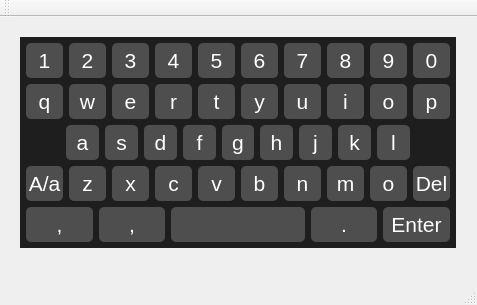
<?xml version="1.0" encoding="UTF-8"?>
<ui version="4.0">
 <class>mykeyboard</class>
 <widget class="QMainWindow" name="mykeyboard">
  <property name="geometry">
   <rect>
    <x>0</x>
    <y>0</y>
    <width>477</width>
    <height>305</height>
   </rect>
  </property>
  <property name="windowTitle">
   <string>mykeyboard</string>
  </property>
  <widget class="QWidget" name="centralWidget">
   <widget class="QWidget" name="widget" native="true">
    <property name="geometry">
     <rect>
      <x>20</x>
      <y>20</y>
      <width>436</width>
      <height>211</height>
     </rect>
    </property>
    <property name="styleSheet">
     <string notr="true">QWidget{
	background-color: rgb(30, 30, 30);
}

QPushButton{
border:1px;
background-color: rgb(78, 78, 78);
font:16pt;
color:#ffffff;
border-radius:5px;
}

QPushButton:hover{
border:1px;
background-color: rgb(100, 78, 0);
color:#ffffff;
border-radius:5px;
}

QPushButton:pressed{
border:1px;
background-color: rgb(100, 78, 0);
color:red;
border-radius:5px;
}</string>
    </property>
    <layout class="QVBoxLayout" name="verticalLayout">
     <property name="spacing">
      <number>6</number>
     </property>
     <property name="leftMargin">
      <number>6</number>
     </property>
     <property name="topMargin">
      <number>6</number>
     </property>
     <property name="rightMargin">
      <number>6</number>
     </property>
     <property name="bottomMargin">
      <number>6</number>
     </property>
     <item>
      <layout class="QHBoxLayout" name="horizontalLayout">
       <item>
        <widget class="KeyButton" name="pushButton">
         <property name="sizePolicy">
          <sizepolicy hsizetype="Expanding" vsizetype="Minimum">
           <horstretch>0</horstretch>
           <verstretch>0</verstretch>
          </sizepolicy>
         </property>
         <property name="focusPolicy">
          <enum>Qt::NoFocus</enum>
         </property>
         <property name="text">
          <string>1</string>
         </property>
        </widget>
       </item>
       <item>
        <widget class="KeyButton" name="pushButton_2">
         <property name="sizePolicy">
          <sizepolicy hsizetype="Expanding" vsizetype="Minimum">
           <horstretch>0</horstretch>
           <verstretch>0</verstretch>
          </sizepolicy>
         </property>
         <property name="focusPolicy">
          <enum>Qt::NoFocus</enum>
         </property>
         <property name="text">
          <string>2</string>
         </property>
        </widget>
       </item>
       <item>
        <widget class="KeyButton" name="pushButton_8">
         <property name="sizePolicy">
          <sizepolicy hsizetype="Expanding" vsizetype="Minimum">
           <horstretch>0</horstretch>
           <verstretch>0</verstretch>
          </sizepolicy>
         </property>
         <property name="focusPolicy">
          <enum>Qt::NoFocus</enum>
         </property>
         <property name="text">
          <string>3</string>
         </property>
        </widget>
       </item>
       <item>
        <widget class="KeyButton" name="pushButton_3">
         <property name="sizePolicy">
          <sizepolicy hsizetype="Expanding" vsizetype="Minimum">
           <horstretch>0</horstretch>
           <verstretch>0</verstretch>
          </sizepolicy>
         </property>
         <property name="focusPolicy">
          <enum>Qt::NoFocus</enum>
         </property>
         <property name="text">
          <string>4</string>
         </property>
        </widget>
       </item>
       <item>
        <widget class="KeyButton" name="pushButton_9">
         <property name="sizePolicy">
          <sizepolicy hsizetype="Expanding" vsizetype="Minimum">
           <horstretch>0</horstretch>
           <verstretch>0</verstretch>
          </sizepolicy>
         </property>
         <property name="focusPolicy">
          <enum>Qt::NoFocus</enum>
         </property>
         <property name="text">
          <string>5</string>
         </property>
        </widget>
       </item>
       <item>
        <widget class="KeyButton" name="pushButton_4">
         <property name="sizePolicy">
          <sizepolicy hsizetype="Expanding" vsizetype="Minimum">
           <horstretch>0</horstretch>
           <verstretch>0</verstretch>
          </sizepolicy>
         </property>
         <property name="focusPolicy">
          <enum>Qt::NoFocus</enum>
         </property>
         <property name="text">
          <string>6</string>
         </property>
        </widget>
       </item>
       <item>
        <widget class="KeyButton" name="pushButton_10">
         <property name="sizePolicy">
          <sizepolicy hsizetype="Expanding" vsizetype="Minimum">
           <horstretch>0</horstretch>
           <verstretch>0</verstretch>
          </sizepolicy>
         </property>
         <property name="focusPolicy">
          <enum>Qt::NoFocus</enum>
         </property>
         <property name="text">
          <string>7</string>
         </property>
        </widget>
       </item>
       <item>
        <widget class="KeyButton" name="pushButton_5">
         <property name="sizePolicy">
          <sizepolicy hsizetype="Expanding" vsizetype="Minimum">
           <horstretch>0</horstretch>
           <verstretch>0</verstretch>
          </sizepolicy>
         </property>
         <property name="focusPolicy">
          <enum>Qt::NoFocus</enum>
         </property>
         <property name="text">
          <string>8</string>
         </property>
        </widget>
       </item>
       <item>
        <widget class="KeyButton" name="pushButton_6">
         <property name="sizePolicy">
          <sizepolicy hsizetype="Expanding" vsizetype="Minimum">
           <horstretch>0</horstretch>
           <verstretch>0</verstretch>
          </sizepolicy>
         </property>
         <property name="focusPolicy">
          <enum>Qt::NoFocus</enum>
         </property>
         <property name="text">
          <string>9</string>
         </property>
        </widget>
       </item>
       <item>
        <widget class="KeyButton" name="pushButton_7">
         <property name="sizePolicy">
          <sizepolicy hsizetype="Expanding" vsizetype="Minimum">
           <horstretch>0</horstretch>
           <verstretch>0</verstretch>
          </sizepolicy>
         </property>
         <property name="focusPolicy">
          <enum>Qt::NoFocus</enum>
         </property>
         <property name="text">
          <string>0</string>
         </property>
        </widget>
       </item>
      </layout>
     </item>
     <item>
      <layout class="QHBoxLayout" name="horizontalLayout_2">
       <item>
        <widget class="KeyButton" name="pushButton_11">
         <property name="sizePolicy">
          <sizepolicy hsizetype="Expanding" vsizetype="Minimum">
           <horstretch>0</horstretch>
           <verstretch>0</verstretch>
          </sizepolicy>
         </property>
         <property name="focusPolicy">
          <enum>Qt::NoFocus</enum>
         </property>
         <property name="text">
          <string>q</string>
         </property>
        </widget>
       </item>
       <item>
        <widget class="KeyButton" name="pushButton_12">
         <property name="sizePolicy">
          <sizepolicy hsizetype="Expanding" vsizetype="Minimum">
           <horstretch>0</horstretch>
           <verstretch>0</verstretch>
          </sizepolicy>
         </property>
         <property name="focusPolicy">
          <enum>Qt::NoFocus</enum>
         </property>
         <property name="text">
          <string>w</string>
         </property>
        </widget>
       </item>
       <item>
        <widget class="KeyButton" name="pushButton_13">
         <property name="sizePolicy">
          <sizepolicy hsizetype="Expanding" vsizetype="Minimum">
           <horstretch>0</horstretch>
           <verstretch>0</verstretch>
          </sizepolicy>
         </property>
         <property name="focusPolicy">
          <enum>Qt::NoFocus</enum>
         </property>
         <property name="text">
          <string>e</string>
         </property>
        </widget>
       </item>
       <item>
        <widget class="KeyButton" name="pushButton_14">
         <property name="sizePolicy">
          <sizepolicy hsizetype="Expanding" vsizetype="Minimum">
           <horstretch>0</horstretch>
           <verstretch>0</verstretch>
          </sizepolicy>
         </property>
         <property name="focusPolicy">
          <enum>Qt::NoFocus</enum>
         </property>
         <property name="text">
          <string>r</string>
         </property>
        </widget>
       </item>
       <item>
        <widget class="KeyButton" name="pushButton_15">
         <property name="sizePolicy">
          <sizepolicy hsizetype="Expanding" vsizetype="Minimum">
           <horstretch>0</horstretch>
           <verstretch>0</verstretch>
          </sizepolicy>
         </property>
         <property name="focusPolicy">
          <enum>Qt::NoFocus</enum>
         </property>
         <property name="text">
          <string>t</string>
         </property>
        </widget>
       </item>
       <item>
        <widget class="KeyButton" name="pushButton_16">
         <property name="sizePolicy">
          <sizepolicy hsizetype="Expanding" vsizetype="Minimum">
           <horstretch>0</horstretch>
           <verstretch>0</verstretch>
          </sizepolicy>
         </property>
         <property name="focusPolicy">
          <enum>Qt::NoFocus</enum>
         </property>
         <property name="text">
          <string>y</string>
         </property>
        </widget>
       </item>
       <item>
        <widget class="KeyButton" name="pushButton_17">
         <property name="sizePolicy">
          <sizepolicy hsizetype="Expanding" vsizetype="Minimum">
           <horstretch>0</horstretch>
           <verstretch>0</verstretch>
          </sizepolicy>
         </property>
         <property name="focusPolicy">
          <enum>Qt::NoFocus</enum>
         </property>
         <property name="text">
          <string>u</string>
         </property>
        </widget>
       </item>
       <item>
        <widget class="KeyButton" name="pushButton_18">
         <property name="sizePolicy">
          <sizepolicy hsizetype="Expanding" vsizetype="Minimum">
           <horstretch>0</horstretch>
           <verstretch>0</verstretch>
          </sizepolicy>
         </property>
         <property name="focusPolicy">
          <enum>Qt::NoFocus</enum>
         </property>
         <property name="text">
          <string>i</string>
         </property>
        </widget>
       </item>
       <item>
        <widget class="KeyButton" name="pushButton_19">
         <property name="sizePolicy">
          <sizepolicy hsizetype="Expanding" vsizetype="Minimum">
           <horstretch>0</horstretch>
           <verstretch>0</verstretch>
          </sizepolicy>
         </property>
         <property name="focusPolicy">
          <enum>Qt::NoFocus</enum>
         </property>
         <property name="text">
          <string>o</string>
         </property>
        </widget>
       </item>
       <item>
        <widget class="KeyButton" name="pushButton_20">
         <property name="sizePolicy">
          <sizepolicy hsizetype="Expanding" vsizetype="Minimum">
           <horstretch>0</horstretch>
           <verstretch>0</verstretch>
          </sizepolicy>
         </property>
         <property name="focusPolicy">
          <enum>Qt::NoFocus</enum>
         </property>
         <property name="text">
          <string>p</string>
         </property>
        </widget>
       </item>
      </layout>
     </item>
     <item>
      <layout class="QHBoxLayout" name="horizontalLayout_3">
       <item>
        <spacer name="horizontalSpacer">
         <property name="orientation">
          <enum>Qt::Horizontal</enum>
         </property>
         <property name="sizeHint" stdset="0">
          <size>
           <width>40</width>
           <height>20</height>
          </size>
         </property>
        </spacer>
       </item>
       <item>
        <widget class="KeyButton" name="pushButton_21">
         <property name="sizePolicy">
          <sizepolicy hsizetype="Expanding" vsizetype="Minimum">
           <horstretch>0</horstretch>
           <verstretch>0</verstretch>
          </sizepolicy>
         </property>
         <property name="focusPolicy">
          <enum>Qt::NoFocus</enum>
         </property>
         <property name="text">
          <string>a</string>
         </property>
        </widget>
       </item>
       <item>
        <widget class="KeyButton" name="pushButton_22">
         <property name="sizePolicy">
          <sizepolicy hsizetype="Expanding" vsizetype="Minimum">
           <horstretch>0</horstretch>
           <verstretch>0</verstretch>
          </sizepolicy>
         </property>
         <property name="focusPolicy">
          <enum>Qt::NoFocus</enum>
         </property>
         <property name="text">
          <string>s</string>
         </property>
        </widget>
       </item>
       <item>
        <widget class="KeyButton" name="pushButton_23">
         <property name="sizePolicy">
          <sizepolicy hsizetype="Expanding" vsizetype="Minimum">
           <horstretch>0</horstretch>
           <verstretch>0</verstretch>
          </sizepolicy>
         </property>
         <property name="focusPolicy">
          <enum>Qt::NoFocus</enum>
         </property>
         <property name="text">
          <string>d</string>
         </property>
        </widget>
       </item>
       <item>
        <widget class="KeyButton" name="pushButton_24">
         <property name="sizePolicy">
          <sizepolicy hsizetype="Expanding" vsizetype="Minimum">
           <horstretch>0</horstretch>
           <verstretch>0</verstretch>
          </sizepolicy>
         </property>
         <property name="focusPolicy">
          <enum>Qt::NoFocus</enum>
         </property>
         <property name="text">
          <string>f</string>
         </property>
        </widget>
       </item>
       <item>
        <widget class="KeyButton" name="pushButton_25">
         <property name="sizePolicy">
          <sizepolicy hsizetype="Expanding" vsizetype="Minimum">
           <horstretch>0</horstretch>
           <verstretch>0</verstretch>
          </sizepolicy>
         </property>
         <property name="focusPolicy">
          <enum>Qt::NoFocus</enum>
         </property>
         <property name="text">
          <string>g</string>
         </property>
        </widget>
       </item>
       <item>
        <widget class="KeyButton" name="pushButton_26">
         <property name="sizePolicy">
          <sizepolicy hsizetype="Expanding" vsizetype="Minimum">
           <horstretch>0</horstretch>
           <verstretch>0</verstretch>
          </sizepolicy>
         </property>
         <property name="focusPolicy">
          <enum>Qt::NoFocus</enum>
         </property>
         <property name="text">
          <string>h</string>
         </property>
        </widget>
       </item>
       <item>
        <widget class="KeyButton" name="pushButton_27">
         <property name="sizePolicy">
          <sizepolicy hsizetype="Expanding" vsizetype="Minimum">
           <horstretch>0</horstretch>
           <verstretch>0</verstretch>
          </sizepolicy>
         </property>
         <property name="focusPolicy">
          <enum>Qt::NoFocus</enum>
         </property>
         <property name="text">
          <string>j</string>
         </property>
        </widget>
       </item>
       <item>
        <widget class="KeyButton" name="pushButton_28">
         <property name="sizePolicy">
          <sizepolicy hsizetype="Expanding" vsizetype="Minimum">
           <horstretch>0</horstretch>
           <verstretch>0</verstretch>
          </sizepolicy>
         </property>
         <property name="focusPolicy">
          <enum>Qt::NoFocus</enum>
         </property>
         <property name="text">
          <string>k</string>
         </property>
        </widget>
       </item>
       <item>
        <widget class="KeyButton" name="pushButton_29">
         <property name="sizePolicy">
          <sizepolicy hsizetype="Expanding" vsizetype="Minimum">
           <horstretch>0</horstretch>
           <verstretch>0</verstretch>
          </sizepolicy>
         </property>
         <property name="focusPolicy">
          <enum>Qt::NoFocus</enum>
         </property>
         <property name="text">
          <string>l</string>
         </property>
        </widget>
       </item>
       <item>
        <spacer name="horizontalSpacer_2">
         <property name="orientation">
          <enum>Qt::Horizontal</enum>
         </property>
         <property name="sizeHint" stdset="0">
          <size>
           <width>40</width>
           <height>20</height>
          </size>
         </property>
        </spacer>
       </item>
      </layout>
     </item>
     <item>
      <layout class="QHBoxLayout" name="horizontalLayout_4">
       <item>
        <widget class="KeyButton" name="pushButton_30">
         <property name="sizePolicy">
          <sizepolicy hsizetype="Expanding" vsizetype="Minimum">
           <horstretch>0</horstretch>
           <verstretch>0</verstretch>
          </sizepolicy>
         </property>
         <property name="focusPolicy">
          <enum>Qt::NoFocus</enum>
         </property>
         <property name="text">
          <string>A/a</string>
         </property>
        </widget>
       </item>
       <item>
        <widget class="KeyButton" name="pushButton_31">
         <property name="sizePolicy">
          <sizepolicy hsizetype="Expanding" vsizetype="Minimum">
           <horstretch>0</horstretch>
           <verstretch>0</verstretch>
          </sizepolicy>
         </property>
         <property name="focusPolicy">
          <enum>Qt::NoFocus</enum>
         </property>
         <property name="text">
          <string>z</string>
         </property>
        </widget>
       </item>
       <item>
        <widget class="KeyButton" name="pushButton_32">
         <property name="sizePolicy">
          <sizepolicy hsizetype="Expanding" vsizetype="Minimum">
           <horstretch>0</horstretch>
           <verstretch>0</verstretch>
          </sizepolicy>
         </property>
         <property name="focusPolicy">
          <enum>Qt::NoFocus</enum>
         </property>
         <property name="text">
          <string>x</string>
         </property>
        </widget>
       </item>
       <item>
        <widget class="KeyButton" name="pushButton_33">
         <property name="sizePolicy">
          <sizepolicy hsizetype="Expanding" vsizetype="Minimum">
           <horstretch>0</horstretch>
           <verstretch>0</verstretch>
          </sizepolicy>
         </property>
         <property name="focusPolicy">
          <enum>Qt::NoFocus</enum>
         </property>
         <property name="text">
          <string>c</string>
         </property>
        </widget>
       </item>
       <item>
        <widget class="KeyButton" name="pushButton_34">
         <property name="sizePolicy">
          <sizepolicy hsizetype="Expanding" vsizetype="Minimum">
           <horstretch>0</horstretch>
           <verstretch>0</verstretch>
          </sizepolicy>
         </property>
         <property name="focusPolicy">
          <enum>Qt::NoFocus</enum>
         </property>
         <property name="text">
          <string>v</string>
         </property>
        </widget>
       </item>
       <item>
        <widget class="KeyButton" name="pushButton_35">
         <property name="sizePolicy">
          <sizepolicy hsizetype="Expanding" vsizetype="Minimum">
           <horstretch>0</horstretch>
           <verstretch>0</verstretch>
          </sizepolicy>
         </property>
         <property name="focusPolicy">
          <enum>Qt::NoFocus</enum>
         </property>
         <property name="text">
          <string>b</string>
         </property>
        </widget>
       </item>
       <item>
        <widget class="KeyButton" name="pushButton_36">
         <property name="sizePolicy">
          <sizepolicy hsizetype="Expanding" vsizetype="Minimum">
           <horstretch>0</horstretch>
           <verstretch>0</verstretch>
          </sizepolicy>
         </property>
         <property name="focusPolicy">
          <enum>Qt::NoFocus</enum>
         </property>
         <property name="text">
          <string>n</string>
         </property>
        </widget>
       </item>
       <item>
        <widget class="KeyButton" name="pushButton_37">
         <property name="sizePolicy">
          <sizepolicy hsizetype="Expanding" vsizetype="Minimum">
           <horstretch>0</horstretch>
           <verstretch>0</verstretch>
          </sizepolicy>
         </property>
         <property name="focusPolicy">
          <enum>Qt::NoFocus</enum>
         </property>
         <property name="text">
          <string>m</string>
         </property>
        </widget>
       </item>
       <item>
        <widget class="KeyButton" name="pushButton_38">
         <property name="sizePolicy">
          <sizepolicy hsizetype="Expanding" vsizetype="Minimum">
           <horstretch>0</horstretch>
           <verstretch>0</verstretch>
          </sizepolicy>
         </property>
         <property name="focusPolicy">
          <enum>Qt::NoFocus</enum>
         </property>
         <property name="text">
          <string>o</string>
         </property>
        </widget>
       </item>
       <item>
        <widget class="KeyButton" name="pushButton_39">
         <property name="sizePolicy">
          <sizepolicy hsizetype="Expanding" vsizetype="Minimum">
           <horstretch>0</horstretch>
           <verstretch>0</verstretch>
          </sizepolicy>
         </property>
         <property name="focusPolicy">
          <enum>Qt::NoFocus</enum>
         </property>
         <property name="text">
          <string>Del</string>
         </property>
        </widget>
       </item>
      </layout>
     </item>
     <item>
      <layout class="QHBoxLayout" name="horizontalLayout_5">
       <item>
        <widget class="KeyButton" name="pushButton_42">
         <property name="sizePolicy">
          <sizepolicy hsizetype="Expanding" vsizetype="Minimum">
           <horstretch>1</horstretch>
           <verstretch>0</verstretch>
          </sizepolicy>
         </property>
         <property name="focusPolicy">
          <enum>Qt::NoFocus</enum>
         </property>
         <property name="text">
          <string>,</string>
         </property>
        </widget>
       </item>
       <item>
        <widget class="KeyButton" name="pushButton_40">
         <property name="sizePolicy">
          <sizepolicy hsizetype="Expanding" vsizetype="Minimum">
           <horstretch>1</horstretch>
           <verstretch>0</verstretch>
          </sizepolicy>
         </property>
         <property name="focusPolicy">
          <enum>Qt::NoFocus</enum>
         </property>
         <property name="text">
          <string>,</string>
         </property>
        </widget>
       </item>
       <item>
        <widget class="KeyButton" name="pushButton_41">
         <property name="sizePolicy">
          <sizepolicy hsizetype="Expanding" vsizetype="Minimum">
           <horstretch>2</horstretch>
           <verstretch>0</verstretch>
          </sizepolicy>
         </property>
         <property name="focusPolicy">
          <enum>Qt::NoFocus</enum>
         </property>
         <property name="text">
          <string/>
         </property>
        </widget>
       </item>
       <item>
        <widget class="KeyButton" name="pushButton_48">
         <property name="sizePolicy">
          <sizepolicy hsizetype="Expanding" vsizetype="Minimum">
           <horstretch>1</horstretch>
           <verstretch>0</verstretch>
          </sizepolicy>
         </property>
         <property name="focusPolicy">
          <enum>Qt::NoFocus</enum>
         </property>
         <property name="text">
          <string>.</string>
         </property>
        </widget>
       </item>
       <item>
        <widget class="KeyButton" name="pushButton_49">
         <property name="sizePolicy">
          <sizepolicy hsizetype="Expanding" vsizetype="Minimum">
           <horstretch>1</horstretch>
           <verstretch>0</verstretch>
          </sizepolicy>
         </property>
         <property name="focusPolicy">
          <enum>Qt::NoFocus</enum>
         </property>
         <property name="text">
          <string>Enter</string>
         </property>
        </widget>
       </item>
      </layout>
     </item>
    </layout>
   </widget>
  </widget>
  <widget class="QMenuBar" name="menuBar">
   <property name="geometry">
    <rect>
     <x>0</x>
     <y>0</y>
     <width>477</width>
     <height>26</height>
    </rect>
   </property>
  </widget>
  <widget class="QToolBar" name="mainToolBar">
   <attribute name="toolBarArea">
    <enum>TopToolBarArea</enum>
   </attribute>
   <attribute name="toolBarBreak">
    <bool>false</bool>
   </attribute>
  </widget>
  <widget class="QStatusBar" name="statusBar"/>
 </widget>
 <layoutdefault spacing="6" margin="11"/>
 <customwidgets>
  <customwidget>
   <class>KeyButton</class>
   <extends>QPushButton</extends>
   <header>keybutton.h</header>
  </customwidget>
 </customwidgets>
 <resources/>
 <connections/>
</ui>
